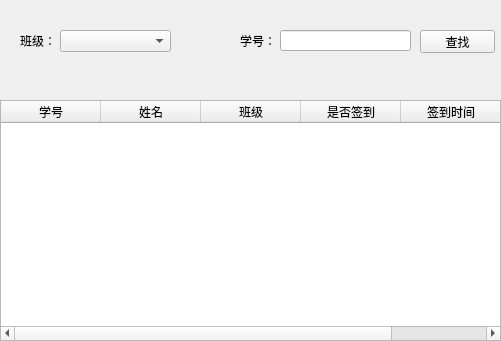
<?xml version="1.0" encoding="UTF-8"?>
<ui version="4.0">
 <class>Widget</class>
 <widget class="QWidget" name="Widget">
  <property name="geometry">
   <rect>
    <x>0</x>
    <y>0</y>
    <width>501</width>
    <height>341</height>
   </rect>
  </property>
  <property name="windowTitle">
   <string/>
  </property>
  <property name="styleSheet">
   <string notr="true"/>
  </property>
  <widget class="QTableWidget" name="tableWidget">
   <property name="geometry">
    <rect>
     <x>0</x>
     <y>100</y>
     <width>501</width>
     <height>241</height>
    </rect>
   </property>
   <property name="styleSheet">
    <string notr="true"/>
   </property>
   <column>
    <property name="text">
     <string>学号</string>
    </property>
   </column>
   <column>
    <property name="text">
     <string>姓名</string>
    </property>
   </column>
   <column>
    <property name="text">
     <string>班级</string>
    </property>
   </column>
   <column>
    <property name="text">
     <string>是否签到</string>
    </property>
   </column>
   <column>
    <property name="text">
     <string>签到时间</string>
    </property>
   </column>
  </widget>
  <widget class="QLabel" name="label">
   <property name="geometry">
    <rect>
     <x>20</x>
     <y>30</y>
     <width>41</width>
     <height>21</height>
    </rect>
   </property>
   <property name="styleSheet">
    <string notr="true"/>
   </property>
   <property name="text">
    <string>班级：</string>
   </property>
  </widget>
  <widget class="QComboBox" name="comboBox">
   <property name="geometry">
    <rect>
     <x>60</x>
     <y>30</y>
     <width>111</width>
     <height>22</height>
    </rect>
   </property>
   <property name="styleSheet">
    <string notr="true"/>
   </property>
  </widget>
  <widget class="QLabel" name="label_2">
   <property name="geometry">
    <rect>
     <x>240</x>
     <y>30</y>
     <width>31</width>
     <height>21</height>
    </rect>
   </property>
   <property name="styleSheet">
    <string notr="true"/>
   </property>
   <property name="text">
    <string>学号：</string>
   </property>
  </widget>
  <widget class="QLineEdit" name="lineEdit">
   <property name="geometry">
    <rect>
     <x>280</x>
     <y>30</y>
     <width>131</width>
     <height>21</height>
    </rect>
   </property>
   <property name="styleSheet">
    <string notr="true"/>
   </property>
  </widget>
  <widget class="QPushButton" name="pushButton">
   <property name="geometry">
    <rect>
     <x>420</x>
     <y>30</y>
     <width>75</width>
     <height>23</height>
    </rect>
   </property>
   <property name="styleSheet">
    <string notr="true"/>
   </property>
   <property name="text">
    <string>查找</string>
   </property>
  </widget>
  <widget class="QWidget" name="widget" native="true">
   <property name="geometry">
    <rect>
     <x>-1</x>
     <y>-1</y>
     <width>511</width>
     <height>341</height>
    </rect>
   </property>
   <property name="styleSheet">
    <string notr="true">border-image: url(:/loginback.jpg);</string>
   </property>
  </widget>
  <zorder>widget</zorder>
  <zorder>tableWidget</zorder>
  <zorder>label</zorder>
  <zorder>comboBox</zorder>
  <zorder>label_2</zorder>
  <zorder>lineEdit</zorder>
  <zorder>pushButton</zorder>
 </widget>
 <layoutdefault spacing="6" margin="11"/>
 <resources/>
 <connections/>
</ui>
